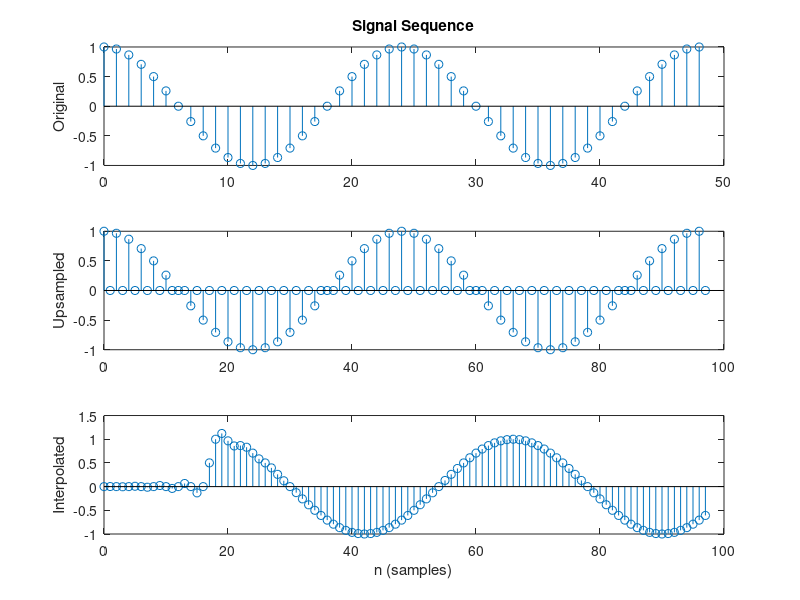
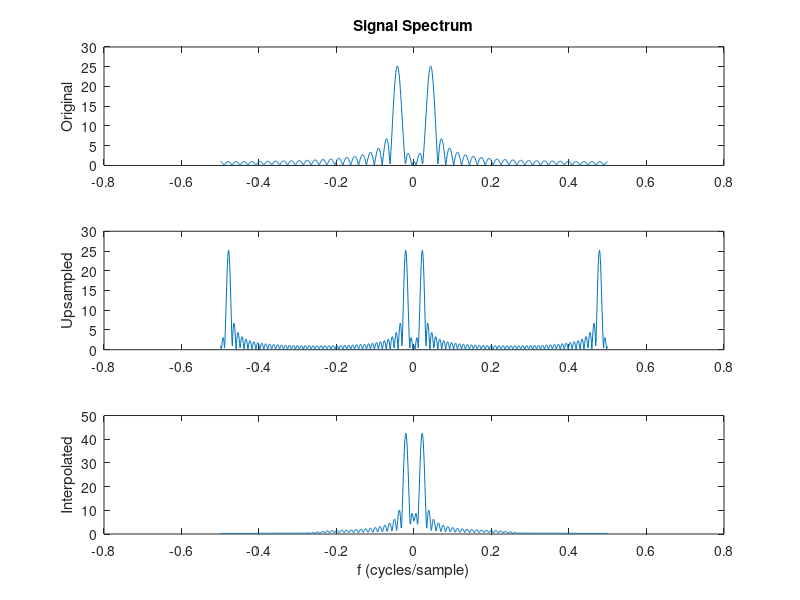

These figures' MATLAB source, in order:
%% Interpolate a sinusoid by a factor of 2
clear
close all
clc
% Generate 2 cycles of a 1/24 cycles/sample cosine. Interpolate this 
% sinusoid by a factor of L=2. 
% For the interpolation filter, use a halfband filter designed using a 
% Kaiser window. The interpolation filter should have a stopband of 
% 60 dB and a transition width of 0.1 cycles/sample.

%% Define initial values
transition_width = 0.1*2*pi;    %rads/sample
fc=0.25;
A = 60; % stopband attenuation in dB
f1 = 1/24; % frequency of cosine
L=2;    %upsampling factor

%% Generate the halfband filter
M=(A-8)/(2.285*(transition_width));
M=round(M)  %recall M must be even for halfband filter
beta = .1102*(A-8.7);
hw = kaiser(M+1,beta);
n=0:M;
hd = 2*fc*sinc(2*fc*(n-M/2));
h=hd.'.*hw;
%h=fir1(M,fc,hw); % or use this function
h=L*h; % interpolation filter has a gain of L

%% Generate the cosine, interpolate and plot

% Generate the cosine
x=cos(2*pi*f1*[0:48]);
% upsampled signal
xu=upsample(x,2);
% interpolated sequence
xi=filter(h,1,xu);
% adds M zeros to the input sequence
% xi=filter(h,1,[xu zeros(1, M)]); % show filter truncation
% we can see @ the backend that transient is occuring, thus you should keep
% this in mind when using filter()

figure
subplot(3,1,1)
stem([0:length(x)-1],x)
title('Signal Sequence')
ylabel('Original')

%original signal has been upsampled by a factor of 2; 0's have been
%inserted in each of the original samples
subplot(3,1,2)
stem([0:length(xu)-1],xu)
ylabel('Upsampled')

% Upsampled signal is filter w/half-band filter resulting in the
% interpolated signal
subplot(3,1,3)
stem([0:length(xi)-1],xi)
%stem(xi(M/2:end))
ylabel('Interpolated')
xlabel('n (samples)')

% Since the order is 36, there's initial transient of length 36/2 or 18
% samples @ the front end. Theres also transient @ the back end but its not
% shown since filter truncates the output to the length of the input
% signal

%% Plot signal spectrum
N=1024;
% GEnerated via FFT thats zero-padded up to 1024
% spectrum of input
X=fft(x,N);
% interploated seqeuence
Xi=fft(xi,N);
% upsampled spectrum 
Xu=fft(xu,N);

% plot
figure
% Original spectrum is upsampled by a factor of 2
subplot(3,1,1)
plot([-N/2:(N-1)/2]/N,fftshift(abs(X)))
title('Signal Spectrum')
ylabel('Original')
% The images of OG spectrum are shown @ odd mutiplies of pi OR 1/2; you can
% also see that the spectrum has been compressed by a factor of 2
subplot(3,1,2)
plot([-N/2:(N-1)/2]/N,fftshift(abs(Xu)))
ylabel('Upsampled')

% The filter removes these images and you end up with interpolated signal
% as shown
subplot(3,1,3)
plot([-N/2:(N-1)/2]/N,fftshift(abs(Xi)))
ylabel('Interpolated')
xlabel('f (cycles/sample)')

% filter command in matlab truncates output to length of input, if we want
% to see what the truncated portion looks like, we can go back into M-file
% & uncomment the above statement that adds M zeros to the input sequence